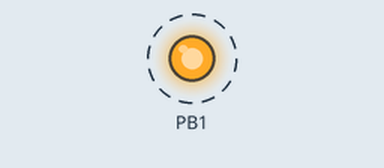
Simulated run of this program. Board: ATmega168, built with avr-gcc and emulated at 1 MHz. Shown: output pins drawn as LEDs (lit = HIGH). Dashed ring = blinking.

Above: at 0.5 s.
Timing chart, 0 to 4.6 s (numbered marks = the images above):
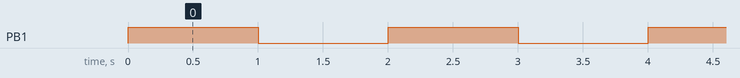

Measured:
- by itself, PB1: alternates HIGH for 1.0 s and LOW for 1.0 s

The program:

main.cpp
```cpp
/*
 * BlinkingAvLED.cpp
 *
 * Created: 19/11/2020 12:45:35
 * Author : mathi
 */

#include <avr/io.h>
#include <util/delay.h>
//Må definere klokkefrekvensen til 1MHz:
#define F_CPU 1000000UL

void init()
{
	//Setter pin 5 som utgang (write)
	// 0b00000000 -> 0b00100000
	// 0b0001000
	DDRB |= 1 << PB1;

}

void loop()
{
	//Lager delay
	//Bruker busy-wait delay
	//Delay på 100 ms
	for (int i = 0; i<10; ++i)
	{
		_delay_ms(100);
	}
	PORTB ^= 1 << PB1; //Toggler PB1 ved bruk
	//av XOR operatoren ^=
}

int main(void)
{
	//Setter bare pin 5 til høy
	init();
	PORTB |= 1 << PB1;


	while (1)
	{
		loop(); //Kjører denne så LED'en blir togglet
	}
}
```
